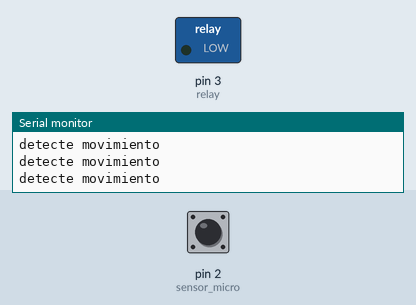
This sketch was run on a simulated Arduino Uno, built with avr-gcc and run on an emulated ATmega328P. Shown: switched loads named in the sketch (green lamp = pin HIGH), the last lines printed to the serial monitor. Dashed ring = blinking. The test bench sets the inputs (shaded band); at power-on: pin 2 (sensor_micro) HIGH.

Above: at 1.2 s.
1.3 s: pin 2 (sensor_micro) driven LOW
At 1.6 s:
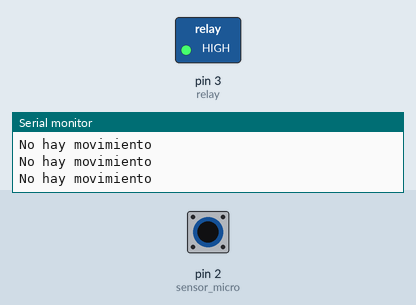
2.8 s: pin 2 (sensor_micro) driven HIGH
At 4.0 s:
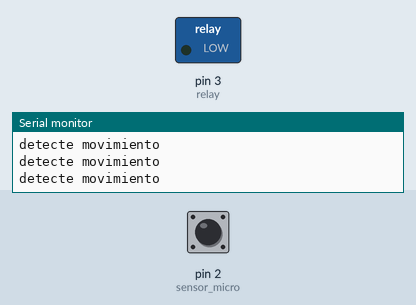
5.8 s: pin 2 (sensor_micro) pulsed LOW 2 times (0.12 s each, 0.3 s apart)
At 5.88 s:
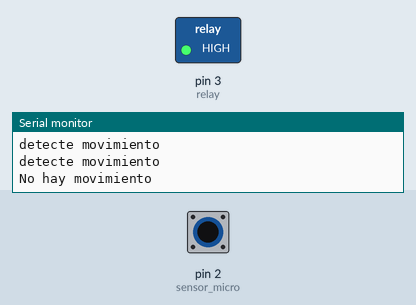
9.4 s: pin 2 (sensor_micro) pulsed LOW 5 times (0.12 s each, 0.3 s apart)
At 12.1 s:
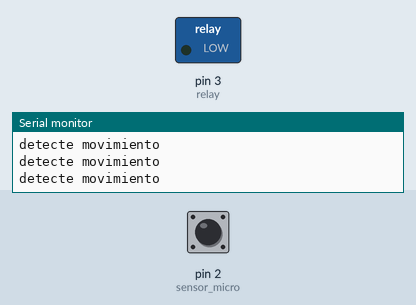
Timing chart, 0 to 13.6 s (numbered marks = the images above; inputs shaded):
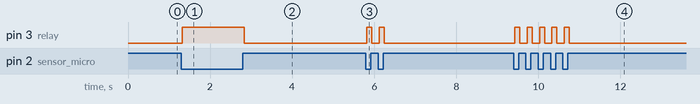

Measured:
- after the input at 1.3 s, pin 3 (relay): LOW → HIGH at once
- after the input at 2.8 s, pin 3 (relay): HIGH → LOW at once
- after the input at 5.8 s, pin 3 (relay): alternates HIGH for 0.12 s and LOW for 0.19 s, 4 changes in all, then stays LOW, starting at once
- after the input at 9.4 s, pin 3 (relay): alternates HIGH for 0.12 s and LOW for 0.19 s, 10 changes in all, then stays LOW, starting at once

The sketch:

sensor_microondas.ino
```cpp
#define sensor_micro 2
#define relay 3
void setup() {
  // put your setup code here, to run once:
  pinMode(sensor_micro, INPUT_PULLUP);
  pinMode(relay, OUTPUT);
  digitalWrite(relay,HIGH);
  Serial.begin(9600);
}

void loop() {
  // put your main code here, to run repeatedly:
  if(digitalRead(sensor_micro)){
    Serial.println("detecte movimiento");
    digitalWrite(relay,LOW);
  }
  else{
    Serial.println("No hay movimiento");
    digitalWrite(relay,HIGH);
  }

}
```
